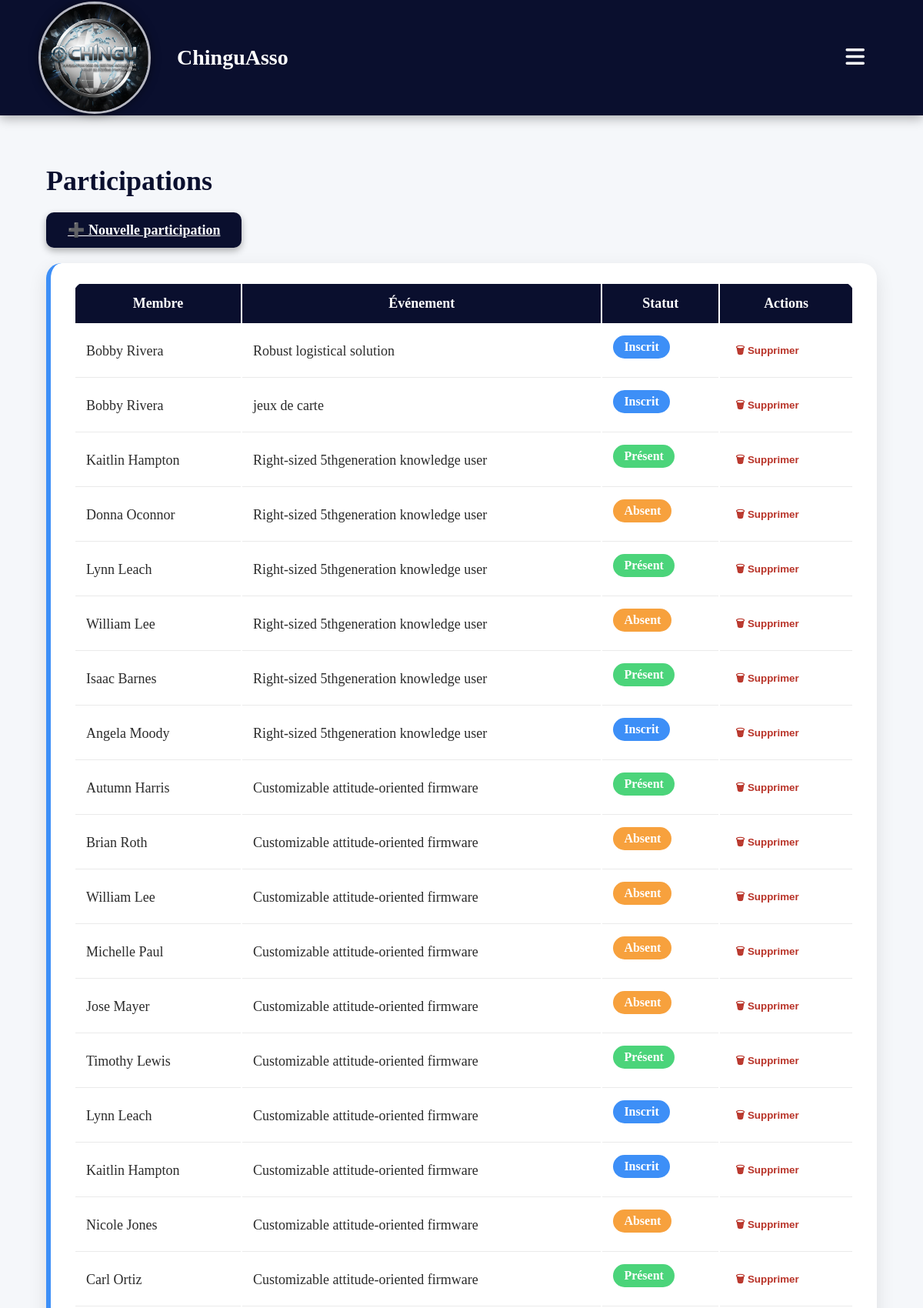
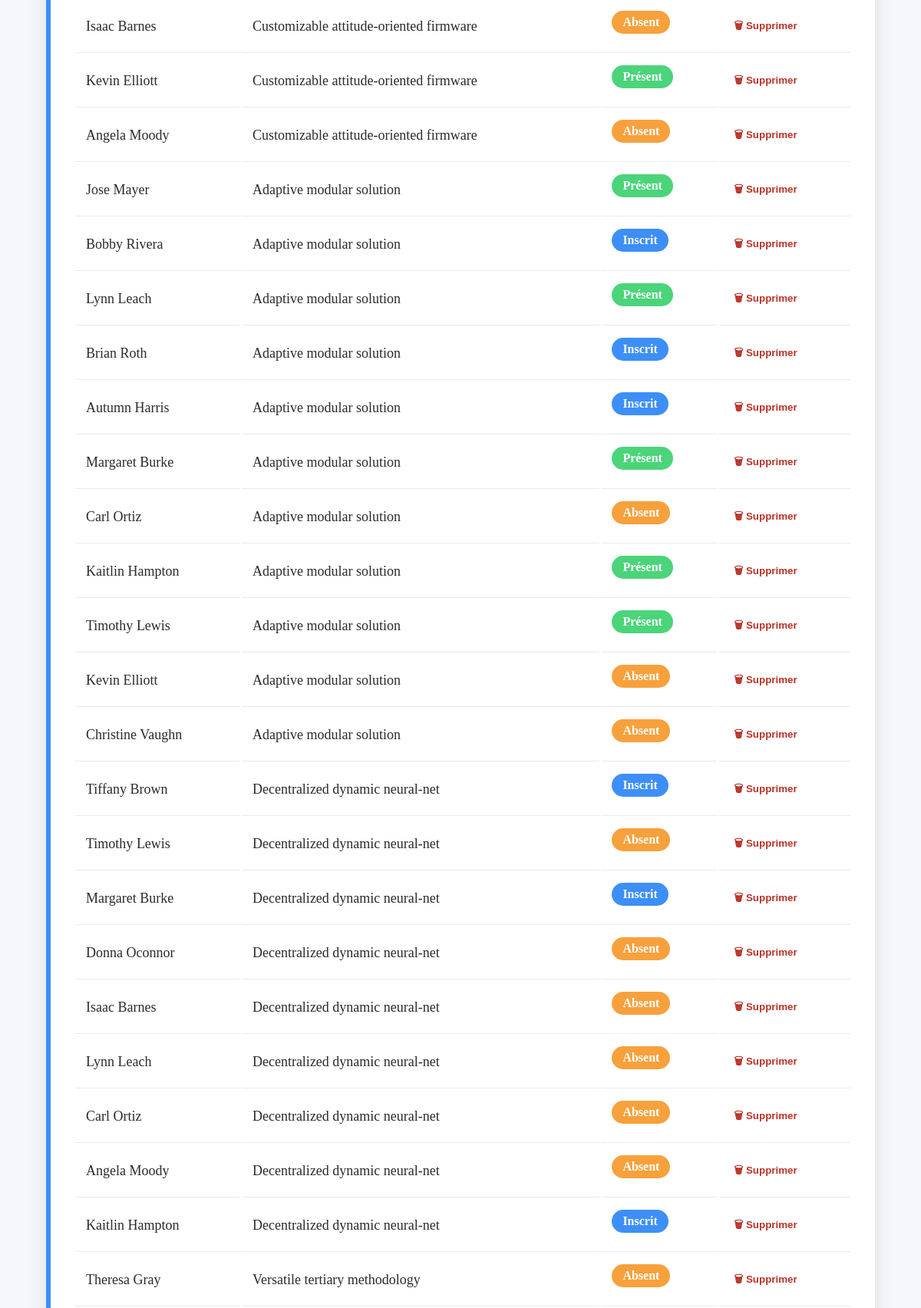
The app's page /participations (upper part) with its own data (2 pictures, top to bottom).
### models.py (models this page shows, shortened)
class Participation(db.Model):
    __tablename__ = "participations"
    id = db.Column(db.Integer, primary_key=True)
    member_id = db.Column(db.Integer, db.ForeignKey("members.id"), nullable=False)
    event_id = db.Column(db.Integer, db.ForeignKey("events.id"), nullable=False)
    status = db.Column(db.String(50), default="inscrit")  # inscrit / présent / absent
    member = db.relationship("Member", back_populates="participations")
    event = db.relationship("Event", back_populates="participations")
    __table_args__ = (
        db.UniqueConstraint("member_id", "event_id", name="uq_member_event"),
    )

class Member(db.Model):
    __tablename__ = "members"
    id = db.Column(db.Integer, primary_key=True)
    first_name = db.Column(db.String(120), nullable=False)
    last_name = db.Column(db.String(120), nullable=False)
    email = db.Column(db.String(255), unique=True, nullable=False)
    joined_on = db.Column(db.Date, default=date.today, nullable=False)
    status = db.Column(db.String(20), default="Actif")
    participations = db.relationship("Participation", back_populates="member", cascade="all, delete-orphan")
    dues = db.relationship("Due", back_populates="member", cascade="all, delete-orphan")

class Event(db.Model):
    __tablename__ = "events"
    id = db.Column(db.Integer, primary_key=True)
    title = db.Column(db.String(200), nullable=False)
    event_date = db.Column(db.Date, nullable=False)
    location = db.Column(db.String(200), nullable=True)
    description = db.Column(db.Text, nullable=True)
    participations = db.relationship("Participation", back_populates="event", cascade="all, delete-orphan")

### app.py (the view)
@app.route("/participations")
def participations_list():
    participations = Participation.query.order_by(Participation.id.desc()).all()
    return render_template("participations_list.html", participations=participations)

### templates/participations_list.html
{% extends "base.html" %}
{% block content %}
<h1 class="section-title">Participations</h1>
<a href="{{ url_for('participations_new') }}" class="btn-submit" style="margin-bottom:20px; display:inline-block;">
    ➕ Nouvelle participation
</a>
<div class="card">
<table>
    <thead>
        <tr>
            <th>Membre</th>
            <th>Événement</th>
            <th>Statut</th>
            <th>Actions</th>
        </tr>
    </thead>
    <tbody>
        {% for p in participations %}
        <tr>
            <td>{{ p.member.first_name }} {{ p.member.last_name }}</td>
            <td>{{ p.event.title }}</td>
            <td>
                {% if p.status == "présent" %}
                    <span class="badge badge-green">Présent</span>
                {% elif p.status == "absent" %}
                    <span class="badge badge-orange">Absent</span>
                {% else %}
                    <span class="badge badge-blue">Inscrit</span>
                {% endif %}
            </td>
            <td>
                <form action="{{ url_for('participations_delete', pid=p.id) }}" method="post" style="display:inline;">
                    <button type="submit" class="btn-delete sweet-delete">🗑 Supprimer</button>
                </form>
            </td>
        </tr>
        {% endfor %}
    </tbody>
</table>
</div>
{% endblock %}

### static/style.css (style rules this page uses)
:root { --primary: #C66A25; --secondary: #2B2B2B; --light: #FFFFFF; --gray-light: #F2F2F2; --gray-dark: #878787; --success: #2E8B57; --danger: #B83227; --warning: #D4A017; }
body { background-color: #f5f7fa; margin: 0; padding: 0; font-family: Cambria, serif; font-size: 20px; color: #2b2b2b; }
.section-title { font-size: 36px; color: #0a0f2e; font-weight: bold; margin-bottom: 10px; }
.card { background-color: #ffffff; border-radius: 20px; padding: 25px 30px; box-shadow: 0 8px 24px rgba(0,0,0,0.1); transition: 0.3s ease; border-left: 6px solid #3d8ff7; margin-bottom: 30px; }
.badge { display: inline-block; padding: 6px 14px; border-radius: 50px; font-size: 16px; color: white; margin-bottom: 10px; font-weight: bold; }
.badge-blue { background-color: #3d8ff7; }
.badge-green { background-color: #4bd47a; }
.badge-orange { background-color: #f7a13d; }
table { width: 100%; background: #fff; border-radius: 15px; overflow: hidden; font-size: 18px; }
table th { background-color: #0a0f2e; color: white; padding: 15px; }
table td { padding: 14px; border-bottom: 1px solid #eaeaea; }
.btn-submit { padding: 12px 35px; font-size: 20px; color: white; background-color: #0a0f2e; border: none; border-radius: 12px; cursor: pointer; box-shadow: 0 4px 12px rgba(0,0,0,0.4); transition: 0.3s; }
.btn-submit { background-color: #0a0f2e; color: white; padding: 12px 30px; border-radius: 10px; border: none; font-size: 19px; cursor: pointer; transition: 0.2s; box-shadow: 0 3px 10px rgba(0,0,0,0.3); }
.btn-submit { display: block; margin: 10px auto 0 auto; padding: 12px 28px; border-radius: 10px; border: none; background-color: #0a0f2e; color: white; font-size: 18px; font-weight: bold; cursor: pointer; box-shadow: 0 4px 10px rgba(0,0,0,0.3); transition: 0.2s; }
.btn-delete { background: none; border: none; color: #B83227; cursor: pointer; font-weight: bold; }

### records on screen
Participation: member.first_name "Bobby", member.last_name "Rivera", event "Robust logistical solution", status "Inscrit"
Participation: member.first_name "Bobby", member.last_name "Rivera", event "jeux de carte", status "Inscrit"
Participation: member.first_name "Kaitlin", member.last_name "Hampton", event "Right-sized 5thgeneration knowledge user", status "Présent"
Participation: member.first_name "Donna", member.last_name "Oconnor", event "Right-sized 5thgeneration knowledge user", status "Absent"
Participation: member.first_name "Lynn", member.last_name "Leach", event "Right-sized 5thgeneration knowledge user", status "Présent"
Participation: member.first_name "William", member.last_name "Lee", event "Right-sized 5thgeneration knowledge user", status "Absent"
Participation: member.first_name "Isaac", member.last_name "Barnes", event "Right-sized 5thgeneration knowledge user", status "Présent"
Participation: member.first_name "Angela", member.last_name "Moody", event "Right-sized 5thgeneration knowledge user", status "Inscrit"
Participation: member.first_name "Autumn", member.last_name "Harris", event "Customizable attitude-oriented firmware", status "Présent"
Participation: member.first_name "Brian", member.last_name "Roth", event "Customizable attitude-oriented firmware", status "Absent"
Participation: member.first_name "William", member.last_name "Lee", event "Customizable attitude-oriented firmware", status "Absent"
Participation: member.first_name "Michelle", member.last_name "Paul", event "Customizable attitude-oriented firmware", status "Absent"
Participation: member.first_name "Jose", member.last_name "Mayer", event "Customizable attitude-oriented firmware", status "Absent"
Participation: member.first_name "Timothy", member.last_name "Lewis", event "Customizable attitude-oriented firmware", status "Présent"
Participation: member.first_name "Lynn", member.last_name "Leach", event "Customizable attitude-oriented firmware", status "Inscrit"
Participation: member.first_name "Kaitlin", member.last_name "Hampton", event "Customizable attitude-oriented firmware", status "Inscrit"
Participation: member.first_name "Nicole", member.last_name "Jones", event "Customizable attitude-oriented firmware", status "Absent"
Participation: member.first_name "Carl", member.last_name "Ortiz", event "Customizable attitude-oriented firmware", status "Présent"
Participation: member.first_name "Isaac", member.last_name "Barnes", event "Customizable attitude-oriented firmware", status "Absent"
Participation: member.first_name "Kevin", member.last_name "Elliott", event "Customizable attitude-oriented firmware", status "Présent"
Participation: member.first_name "Angela", member.last_name "Moody", event "Customizable attitude-oriented firmware", status "Absent"
Participation: member.first_name "Jose", member.last_name "Mayer", event "Adaptive modular solution", status "Présent"
Participation: member.first_name "Bobby", member.last_name "Rivera", event "Adaptive modular solution", status "Inscrit"
Participation: member.first_name "Lynn", member.last_name "Leach", event "Adaptive modular solution", status "Présent"
Participation: member.first_name "Brian", member.last_name "Roth", event "Adaptive modular solution", status "Inscrit"
Participation: member.first_name "Autumn", member.last_name "Harris", event "Adaptive modular solution", status "Inscrit"
Participation: member.first_name "Margaret", member.last_name "Burke", event "Adaptive modular solution", status "Présent"
Participation: member.first_name "Carl", member.last_name "Ortiz", event "Adaptive modular solution", status "Absent"
Participation: member.first_name "Kaitlin", member.last_name "Hampton", event "Adaptive modular solution", status "Présent"
Participation: member.first_name "Timothy", member.last_name "Lewis", event "Adaptive modular solution", status "Présent"
Participation: member.first_name "Kevin", member.last_name "Elliott", event "Adaptive modular solution", status "Absent"
Participation: member.first_name "Christine", member.last_name "Vaughn", event "Adaptive modular solution", status "Absent"
Participation: member.first_name "Tiffany", member.last_name "Brown", event "Decentralized dynamic neural-net", status "Inscrit"
Participation: member.first_name "Timothy", member.last_name "Lewis", event "Decentralized dynamic neural-net", status "Absent"
Participation: member.first_name "Margaret", member.last_name "Burke", event "Decentralized dynamic neural-net", status "Inscrit"
Participation: member.first_name "Donna", member.last_name "Oconnor", event "Decentralized dynamic neural-net", status "Absent"
Participation: member.first_name "Isaac", member.last_name "Barnes", event "Decentralized dynamic neural-net", status "Absent"
Participation: member.first_name "Lynn", member.last_name "Leach", event "Decentralized dynamic neural-net", status "Absent"
Participation: member.first_name "Carl", member.last_name "Ortiz", event "Decentralized dynamic neural-net", status "Absent"
Participation: member.first_name "Angela", member.last_name "Moody", event "Decentralized dynamic neural-net", status "Absent"
Participation: member.first_name "Kaitlin", member.last_name "Hampton", event "Decentralized dynamic neural-net", status "Inscrit"
Participation: member.first_name "Theresa", member.last_name "Gray", event "Versatile tertiary methodology", status "Absent"
